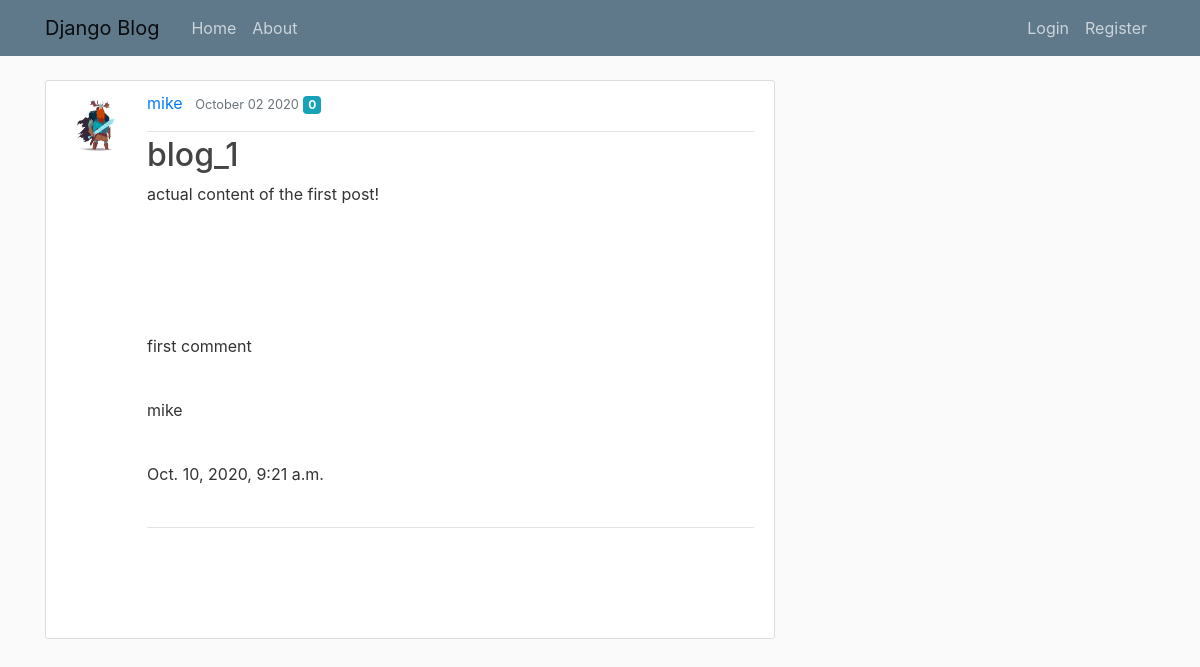
The app's page /post/1/ with its own data.
### blogs/models.py (models this page shows, shortened)
class Post(models.Model):
    title = models.CharField(max_length=100)
    content = models.TextField()
    date_posted = models.DateTimeField(default=timezone.now)
    author = models.ForeignKey(User, on_delete=models.CASCADE)
    likes_count = models.IntegerField(default=0)

class Comment(models.Model):
    post = models.ForeignKey('blogs.Post', on_delete=models.CASCADE, related_name='comments')
    comment_title = models.CharField(max_length=100, default='Title')
    words = models.TextField()
    signature = models.ForeignKey(User, on_delete=models.DO_NOTHING)
    created = models.DateTimeField(default=timezone.now)

### users/models.py (models this page shows, shortened)
class Profile(models.Model):
    user = models.OneToOneField(User, on_delete=models.CASCADE)
    image = models.ImageField(default='default.jpg', upload_to='profile_pics')

### blogs/views.py (the view)
# urls.py: path('post/<int:pk>/', PostDetailView.as_view(), name='post-detail'),
class PostDetailView(DetailView):
    model = Post

### blogs/templates/blogs/post_detail.html (shortened to what this page needs)
{% extends "blogs/base.html" %}
{% block content %}
        <article class="media content-section">
            <img class="rounded-circle article-img" src="{{ post.author.profile.image.url }}">
          <div class="media-body">
            <div class="article-metadata">
              <a class="mr-2" href="{% url 'user-posts' object.author.username %}">{{ object.author }}</a>
              <small class="text-muted">{{ object.date_posted|date:"F d Y" }}</small>
              <p class="badge badge-info mr-4">{{ object.likes_count}}</p>
            </div>
            <h2 class="article-title">{{ object.title }}</h2>
            <p class="article-content">{{ object.content }}</p>
            <div class="article-content">
              {% for comment in object.comments.all %}
              <div class="article-metadata">
                    <p>{{comment.words}}</p>
                    <p>{{comment.signature}}</p>
                    <p>{{comment.created}}</p>
                </div>
              {% endfor %}
            </div>
          </div>
        </article>
{% endblock content %}

### blogs/static/blogs/main.css (style rules this page uses)
body { background: #fafafa; color: #333333; margin-top: 5rem; }
h1, h2, h3, h4, h5, h6 { color: #444444; }
.content-section { background: #ffffff; padding: 10px 20px; border: 1px solid #dddddd; border-radius: 3px; margin-bottom: 20px; }
.article-title { color: #444444; }
.article-content { white-space: pre-line; }
.article-img { height: 65px; width: 65px; margin-right: 16px; }
.article-metadata { padding-bottom: 1px; margin-bottom: 4px; border-bottom: 1px solid #e3e3e3 }

### records on screen
Post: author.profile.image (picture), author "mike", date_posted "October 02 2020", likes_count "0", title "blog_1", content "actual content of the first post!"
Comment: words "first comment", signature "mike", created "Oct. 10, 2020, 9:21 a.m."
